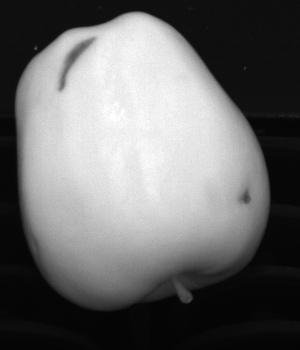
#> input picture Task1pics/C0_000001.png, 300 x 350 px, given in place of C0_000001.png.png, which was not available
$ python -i firstTask.py   (imports and definitions only)
#> lines starting #> are read from the running program, lines starting #| are printed output that depends on the picture; after the words box and inside, x2 and y2 are one past the last pixel; in counts of white or black regions, pixels touching at a corner belong together; pictures that were not available may be replaced by others from this repository, and a replacement may not be noted
import cv2
import numpy as np

def run1():

    picNo = input("Enter the picture number(1, 2 or 3): ")
#> the answer given: Task1pics/C0_000001.png
    # Load NIR and color images
    nir_image = cv2.imread('Task1pics/C0_00000' + picNo +'.png', cv2.IMREAD_GRAYSCALE)
#> nir_image is the input picture: shape (350, 300); min 3, max 255, mean 106.4
    color_image = cv2.imread('Task1pics/C1_00000' + picNo +'.png')
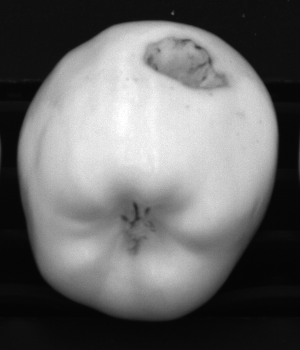
#> input picture Task1pics/C0_000002.png, 300 x 350 px, given in place of C0_000001.png.png, which was not available
#> color_image is the input picture: shape (350, 300, 3); min 4, max 255, mean 105
    rgb_image = cv2.cvtColor(color_image, cv2.COLOR_BGR2RGB)

    # Application of a Gaussian Blur
    blur_nir = cv2.GaussianBlur(nir_image, (3, 3), 0)

    # Otsu Thresholding to segment the image
    _, thresh = cv2.threshold(blur_nir, 0, 255, cv2.THRESH_OTSU | cv2.THRESH_BINARY)
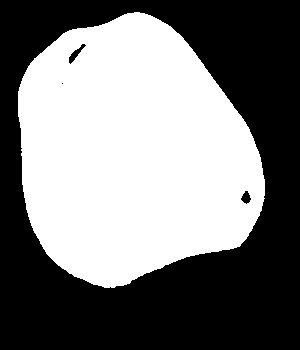
#> thresh: shape (350, 300); 48.1% white; 1 white region, box (x1, y1, x2, y2) and area: (18, 12, 265, 288) 50508

    # Filling of the holes inside the fruit blob using a flood-fill approach
    h, w = thresh.shape[:2]
#> h = 350; w = 300
    m1 = np.zeros((h + 2, w + 2), np.uint8)
    ff1 = thresh.copy()
    cv2.floodFill(ff1, m1, (0, 0), 255)
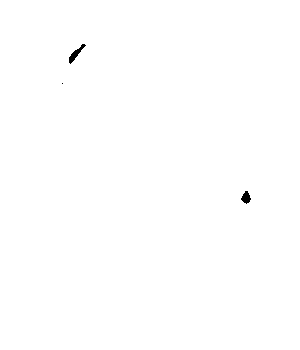
#> ff1: shape (350, 300); 99.8% white; 3 black regions (1 under 20 px), largest, box (x1, y1, x2, y2) and area: (69, 44, 86, 64) 105, (241, 191, 251, 204) 81
    # Invert the result obtained by the floodfill operation in order to highlight the holes
    holes = cv2.bitwise_not(ff1)

    # Mask of the apples
    mask_nir = holes | thresh
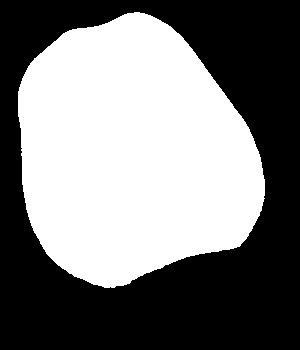
#> mask_nir: shape (350, 300); 48.3% white; 1 white region, box (x1, y1, x2, y2) and area: (18, 12, 265, 288) 50695
    mask_rgb = cv2.cvtColor(mask_nir, cv2.COLOR_GRAY2RGB)

    # Application of the masks to infrared images
    seg_nir = nir_image * (mask_nir / 255)
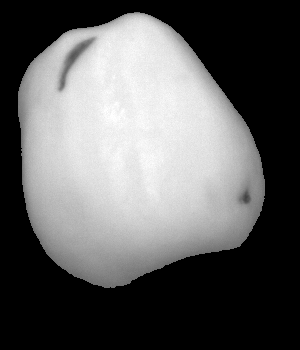
#> seg_nir: shape (350, 300) float64; min 0, max 255, mean 96

    #Application of the masks to colored images
    ones = np.ones(rgb_image.shape, dtype=int)
    bool_mask_temp = ones & mask_rgb
    app_rgb = rgb_image * bool_mask_temp.astype(np.uint8)
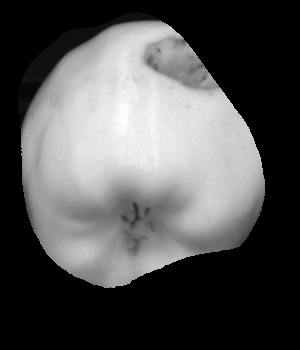
#> app_rgb: shape (350, 300, 3); min 0, max 255, mean 83.4
    cv2.imshow('MaskedImage', app_rgb)

    #Application of Canny Edge Detector after a Bilateral Filter
#> (the run stopped early here; a loop or call above may not have finished)
